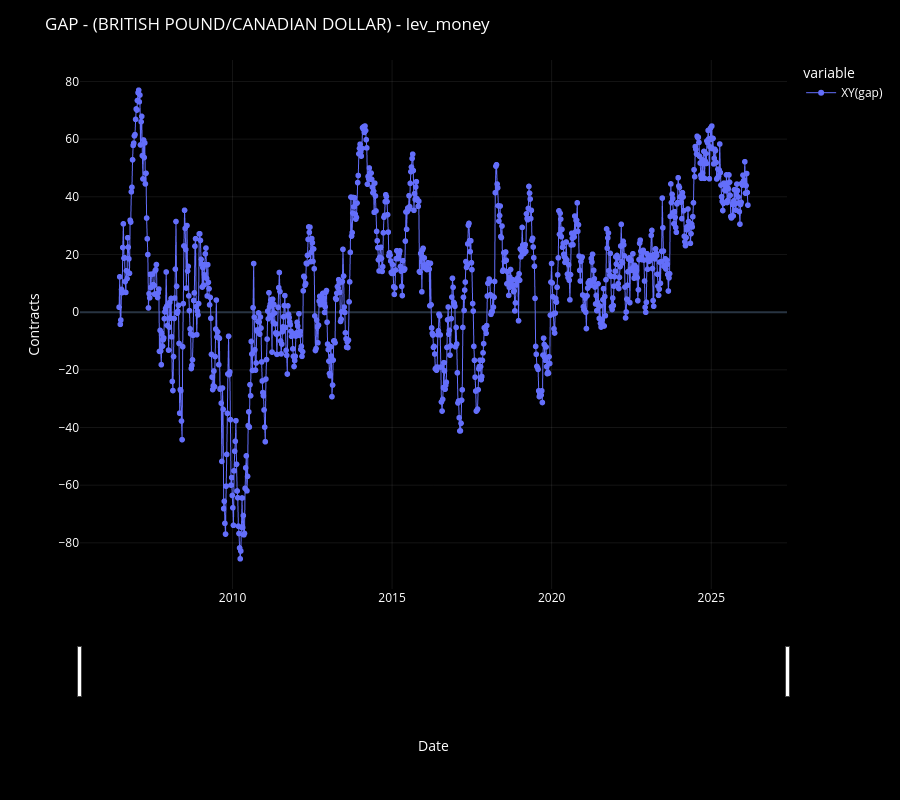

Notebook source saved alongside this figure:
### Code cell
plot_df_chart(
    df,
    chart_title=f"GAP - ({PAIR[0]}/{PAIR[1]}) - {PARTICIPANT}",
)

### Figure 1 — Plotly figure (JSON) as saved in the notebook; plotly's stock layout.template omitted (floating-point values rounded to 4 significant figures; data arrays with more than 128 entries replaced by an {"elided": "..."} marker saying what was removed)
{"data": [{"hovertemplate": "<b>%{fullData.name}</b><br>%{y:.2f}<extra></extra>", "legendgroup": "XY(gap)", "line": {"color": "#636efa", "dash": "solid", "width": 1}, "marker": {"symbol": "circle"}, "mode": "lines+markers", "name": "XY(gap)", "showlegend": true, "type": "scattergl", "x": {"elided": "1029 str values"}, "xaxis": "x", "y": {"elided": "1029 float values"}, "yaxis": "y"}], "layout": {"dragmode": "zoom", "font": {"color": "white", "size": 12}, "height": 800, "legend": {"bgcolor": "rgba(0,0,0,0)", "itemclick": "toggle", "itemdoubleclick": "toggleothers", "title": {"text": "variable"}, "tracegroupgap": 0}, "margin": {"t": 60}, "paper_bgcolor": "black", "plot_bgcolor": "black", "title": {"text": "GAP - (BRITISH POUND/CANADIAN DOLLAR) - lev_money"}, "xaxis": {"anchor": "y", "domain": [0, 1], "gridcolor": "rgba(255,255,255,0.08)", "rangeslider": {"visible": true}, "showgrid": true, "title": {"text": "Date"}}, "yaxis": {"anchor": "x", "domain": [0, 1], "fixedrange": false, "gridcolor": "rgba(255,255,255,0.08)", "showgrid": true, "title": {"text": "Contracts"}}}}
